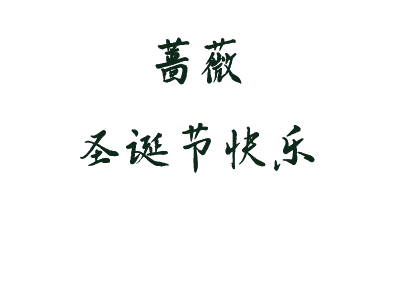
#> input picture ESP32_GDEY042T81_server/tool/test_iamge.png, 400 x 300 px
$ python -i image_converter.py   (imports and definitions only)   (older library calls are emulated)
#> lines starting #> are read from the running program, lines starting #| are printed output that depends on the picture; after the words box and inside, x2 and y2 are one past the last pixel; in counts of white or black regions, pixels touching at a corner belong together
#!/usr/bin/env python3
"""
图片转换工具 - 将多种格式的图片转换为适用于墨水屏显示的二进制点阵数据
支持转换为黑色背景白色文本或白色背景黑色文本的格式
"""

import os
import sys
from PIL import Image, ImageOps, ImageDraw, ImageFont
import argparse
import math

def convert_image_to_epaper(input_path, output_path, width=400, height=300, invert=False, rotate=False, dither=True):
    """
    将图片转换为墨水屏二进制格式

    参数:
        input_path: 输入图片路径
        output_path: 输出文件路径
        width: 目标宽度(默认400)
        height: 目标高度(默认300)
        invert: 是否反转颜色(默认False，黑色背景白色文本)
        rotate: 是否旋转90度(默认False)
        dither: 是否使用抖动算法(默认True)
    """
#> called with input_path = 'test_iamge.png', output_path = 'out.png', width = 400, height = 300, invert = False, rotate = False, dither = True
    try:
        # 打开图片
        img = Image.open(input_path)
#> img is the input picture: PIL image 400x300 RGBA; mean R, G, B, A 247.7, 248.5, 248, 255

        # 转换为RGB模式
        if img.mode != 'RGB':
            img = img.convert('RGB')
#> img: PIL image 400x300 RGB

        # 调整大小，保持宽高比
        img_ratio = img.width / img.height
#> img_ratio = 1.33
        target_ratio = width / height

        if img_ratio > target_ratio:
            # 图片较宽，以宽度为准
            new_width = width
            new_height = int(width / img_ratio)
        else:
            # 图片较高，以高度为准
            new_height = height
            new_width = int(height * img_ratio)
#> new_width = 400

        img = img.resize((new_width, new_height), Image.LANCZOS)

        # 创建目标大小的黑色背景
        result = Image.new('RGB', (width, height), (0, 0, 0) if not invert else (255, 255, 255))
#> result: PIL image 400x300 RGB; every value is 0

        # 计算居中位置
        x_offset = (width - new_width) // 2
#> x_offset = 0
        y_offset = (height - new_height) // 2

        # 将图片粘贴到中心
        result.paste(img, (x_offset, y_offset))

        # 转换为灰度
        result = result.convert('L')
#> result: PIL image 400x300 L

        # 转换为1位黑白图像
        if dither:
            result = result.convert('1', dither=Image.FLOYDSTEINBERG)
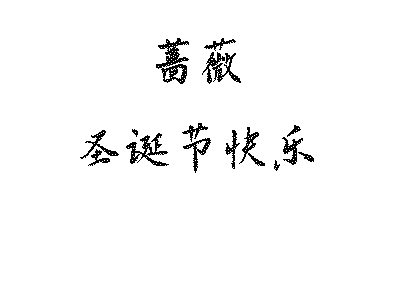
#> result: PIL image 400x300 1; 97.3% white; black in thin lines or dots, all inside (x1, y1, x2, y2) = (80, 38, 314, 173)
        else:
            # 使用阈值128进行二值化
            result = result.point(lambda x: 0 if x < 128 else 255, '1')

        # 如果需要反转颜色
        if invert:
            result = ImageOps.invert(result)

        # 如果需要旋转90度
        if rotate:
            result = result.rotate(90, expand=True)
            # 如果旋转后尺寸不匹配，需要重新调整
            if result.size != (width, height):
                result = result.resize((width, height), Image.LANCZOS)

        # 转换为字节数组
        width_bytes = (width + 7) // 8  # 每行需要的字节数
        total_bytes = width_bytes * height

        # 创建字节数组
        byte_array = bytearray(total_bytes)

        # 将像素数据转换为字节数组
        for y in range(height):
            for x in range(width):
                # 获取像素值 (0或255)
                pixel = 0 if result.getpixel((x, y)) == 0 else 1

                # 计算字节位置和位位置
                byte_index = y * width_bytes + x // 8
                bit_position = 7 - (x % 8)  # 最高位在前

                # 设置位
                if pixel:
                    byte_array[byte_index] |= (1 << bit_position)

        # 生成Python代码
        var_name = os.path.splitext(os.path.basename(output_path))[0]

        with open(output_path, 'w', encoding='utf-8') as f:
            f.write(f"# Converted from {input_path}\n")
            f.write(f"# Size: {width}x{height}\n")
            f.write(f"# Inverted: {invert}, Rotated: {rotate}\n")
            f.write(f"{var_name} = bytearray(b'")

            # 将字节数组格式化为十六进制字符串
            for i, byte in enumerate(byte_array):
                if i > 0 and i % 16 == 0:
                    f.write("'\n    b'")
                f.write(f"\\x{byte:02X}")

            f.write("')\n")

        print(f"转换完成: {input_path} -> {output_path}")
        print(f"输出尺寸: {width}x{height}")
        print(f"总字节数: {total_bytes}")

        return True

    except Exception as e:
        print(f"转换失败: {e}")
        return False

# [183 lines left out: functions create_text_image, main, not called in this run]

# [2 lines not run here, left out]

>>> result = convert_image_to_epaper('test_iamge.png', 'out.png')
